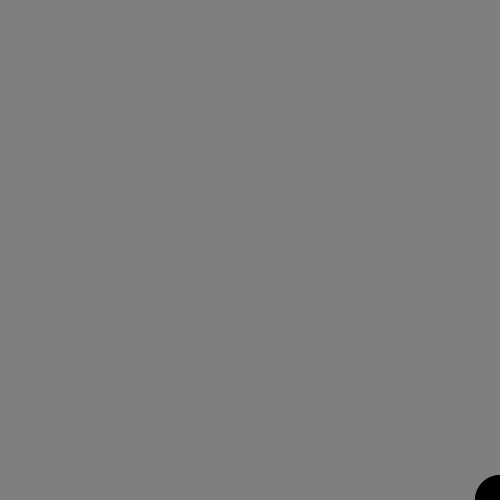
Frame 1 (no input)
Frame 60 (the mouse pressed at the canvas centre just before this capture): identical to frame 1, image omitted
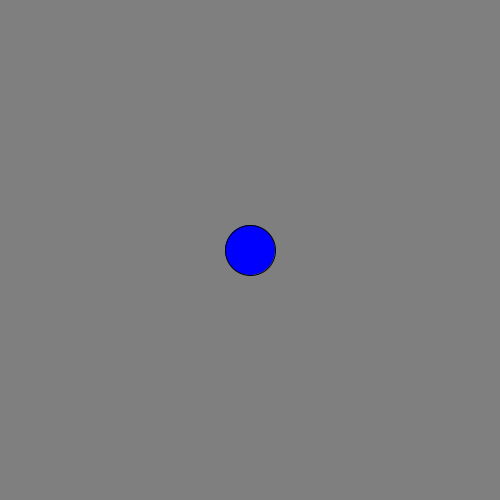
Frame 120 (the mouse held since frame 60 and released just before this capture)

The Processing sketch that drew these frames (run headless with seeded random() and noise(); from frame 60 on, the mouse is pressed at the canvas centre):

// Processing sketch: ejercicio_6
// ── ejercicio_6.pde
/*
practica 2 ejercicio 6
*/

void setup(){
  size(500,500);
  background(127);
  fill(0);
}

void draw(){
  background(127);
  ellipse(500-mouseX, 500-mouseY, 50, 50);
}

void keyPressed(){
  fill(0);
}


void mousePressed(){
  fill(0,0,255);
}
